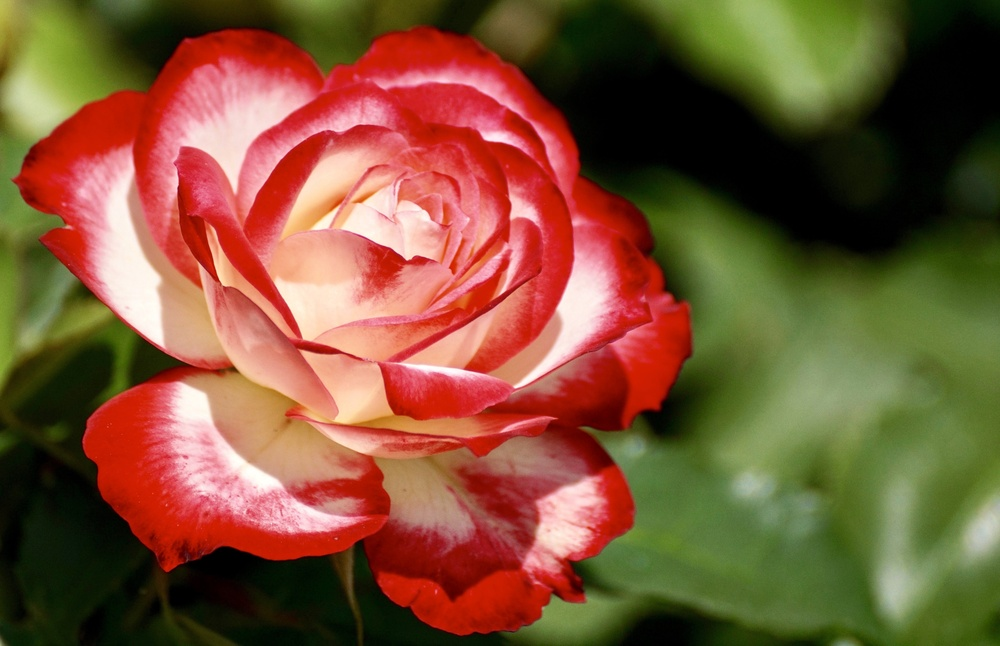
#> input picture images/flower.jpg, 1000 x 646 px, shrunk from 5188 x 3352 before the run
$ jupyter execute day4.ipynb
#> lines starting #> are read from the running program, lines starting #| are printed output that depends on the picture
## cv2.imshow()->This function helps to show the image or numpy array in the form of image

## syntax: cv2.imshow("window name",nd_array)

[cell 1]
import numpy as np
import cv2
matx=np.zeros((200,200))
cv2.imshow("zero image",matx)
cv2.waitKey(0)
cv2.destroyAllWindows()

[cell 2]
import numpy as np
import cv2
img=cv2.imread("images/flower.jpg")
#> img is the input picture: shape (646, 1000, 3); mean B, G, R 54.6, 84.2, 125.6
cv2.imshow("flower",img)
cv2.waitKey(0)
cv2.destroyAllWindows()

[cell 3]
# to show multiple window of same image we have to give the different window name
import numpy as np
import cv2
im=cv2.imread('images/wildflowers (1).tif')
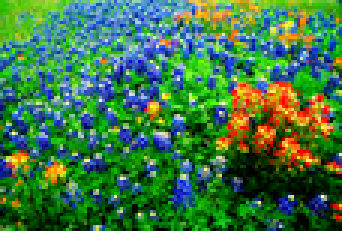
#> input picture images/wildflowers (1).tif, 114 x 77 px, shrunk from 594 x 400 before the run (shown 3 times larger)
#> im is the input picture: shape (77, 114, 3); mean B, G, R 68.4, 118.4, 61.6
cv2.imshow("image 1",im)
cv2.imshow("image 2",im)
cv2.imshow("image 3",im)
cv2.waitKey(0)
cv2.destroyAllWindows()

[cell 4]
import numpy as np
import cv2
imAge=cv2.imread('images/wildflowers (1).tif')
imAge=imAge*50
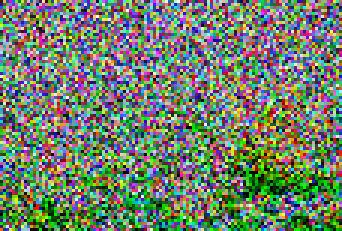
#> imAge: shape (77, 114, 3) (shown 3 times larger); mean B, G, R 105.7, 126.9, 111.2
cv2.imshow("original image multiplied by 5",imAge)
cv2.waitKey(0)
cv2.destroyAllWindows()
